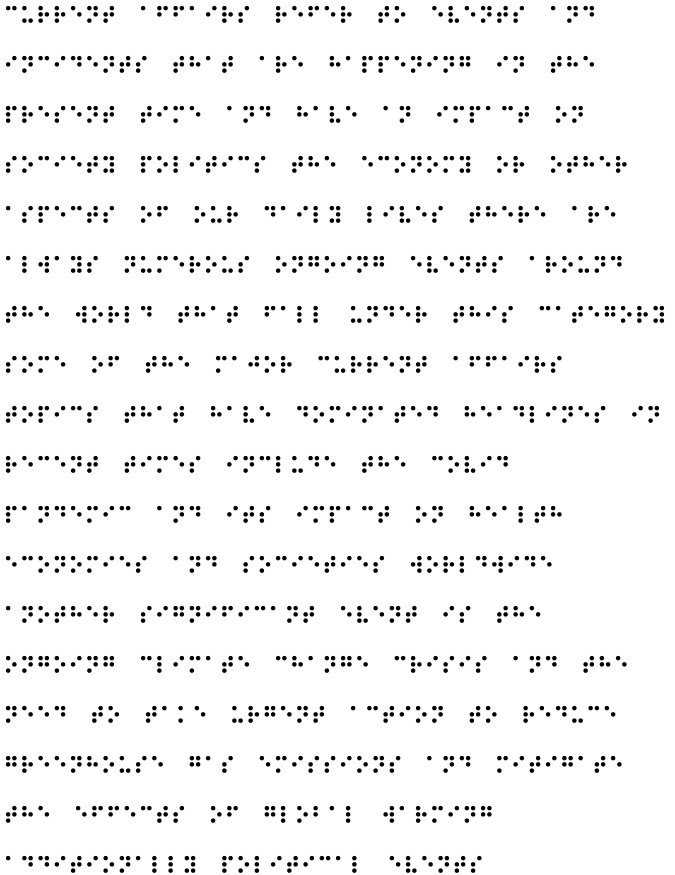
#> input picture Version 2/braille.png, 2700 x 3500 px (shown at 1/4 size)
$ python generate_dataset.py
#> lines starting #> are read from the running program, lines starting #| are printed output that depends on the picture; after the words box and inside, x2 and y2 are one past the last pixel; in counts of white or black regions, pixels touching at a corner belong together
import cv2
import numpy as np
import math
import os

# -------------------------------
# BRAILLE DICTIONARY (For Auto-Labeling)
# -------------------------------
braille = {
    (1, 0, 0, 0, 0, 0): 'A', (1, 1, 0, 0, 0, 0): 'B', (1, 0, 0, 1, 0, 0): 'C', (1, 0, 0, 1, 1, 0): 'D',
    (1, 0, 0, 0, 1, 0): 'E', (1, 1, 0, 1, 0, 0): 'F', (1, 1, 0, 1, 1, 0): 'G', (1, 1, 0, 0, 1, 0): 'H',
    (0, 1, 0, 1, 0, 0): 'I', (0, 1, 0, 1, 1, 0): 'J', (1, 0, 1, 0, 0, 0): 'K', (1, 1, 1, 0, 0, 0): 'L',
    (1, 0, 1, 1, 0, 0): 'M', (1, 0, 1, 1, 1, 0): 'N', (1, 0, 1, 0, 1, 0): 'O', (1, 1, 1, 1, 0, 0): 'P',
    (1, 1, 1, 1, 1, 0): 'Q', (1, 1, 1, 0, 1, 0): 'R', (0, 1, 1, 1, 0, 0): 'S', (0, 1, 1, 1, 1, 0): 'T',
    (1, 0, 1, 0, 0, 1): 'U', (1, 1, 1, 0, 0, 1): 'V', (0, 1, 0, 1, 1, 1): 'W', (1, 0, 1, 1, 0, 1): 'X',
    (1, 0, 1, 1, 1, 1): 'Y', (1, 0, 1, 0, 1, 1): 'Z'
}

# Create dataset directories
os.makedirs("dataset", exist_ok=True)
for letter in braille.values():
    os.makedirs(f"dataset/{letter}", exist_ok=True)

# -------------------------------
# LOAD & PREPROCESS
# -------------------------------
img = cv2.imread("braille.png")
#> img is the input picture: shape (3500, 2700, 3); values 10 (black) and 255 (white), 95.8% white; 1553 black regions, largest, box (x1, y1, x2, y2) and area: (23, 23, 42, 42) 253, (48, 23, 67, 42) 253, (88, 23, 107, 42) 253
gray = cv2.cvtColor(img, cv2.COLOR_BGR2GRAY)
blur = cv2.GaussianBlur(gray, (5, 5), 0)
_, th = cv2.threshold(blur, 180, 255, cv2.THRESH_BINARY_INV)
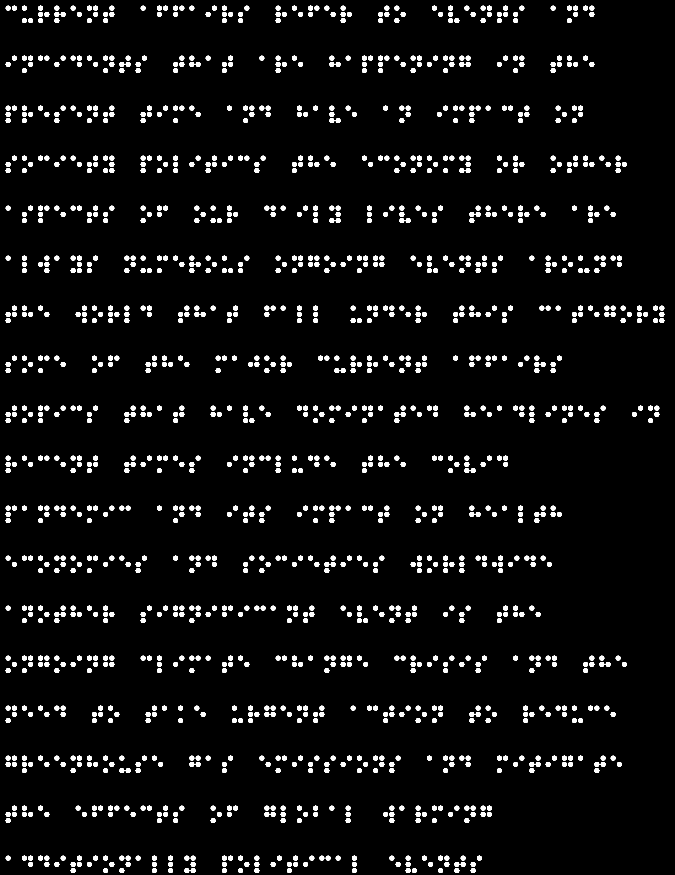
#> th: shape (3500, 2700) (shown at 1/4 size); 4.7% white; 1553 white regions, largest, box (x1, y1, x2, y2) and area: (23, 23, 42, 42) 285, (48, 23, 67, 42) 285, (88, 23, 107, 42) 285

# Find Dots
num, labels, stats, centroids = cv2.connectedComponentsWithStats(th)
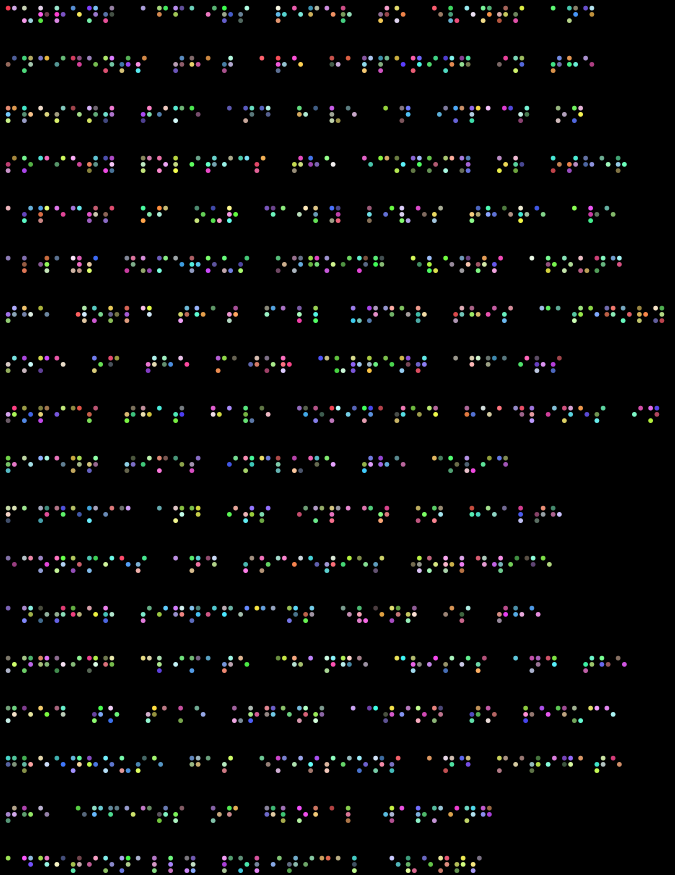
#> labels: shape (3500, 2700) int32 (shown at 1/4 size); 1554 distinct labels, from 0 to 1553; one colour per label, 0 black
#> num = 1554; stats = 1554 rows, first 6: [0, 0, 2700, 3500, 9007395], [23, 23, 19, 19, 285], [48, 23, 19, 19, 285], [88, 23, 19, 19, 285], [153, 23, 19, 19, 285], [218, 23, 19, 19, 285]; centroids = 1554 pairs, first value 32 to 2647, second value 32 to 3482
dots = [centroids[i] for i in range(1, num) if 20 < stats[i, cv2.CC_STAT_AREA] < 2500]
#> dots = 1553 pairs, first value 32 to 2647, second value 32 to 3482

# Spacing Calculation
nnd = [min([math.hypot(d1[0] - d2[0], d1[1] - d2[1]) for j, d2 in enumerate(dots) if i != j]) for i, d1 in
       enumerate(dots)]
#> nnd = 1553 values, max 69.64 at index 355, min 25 at index 0, mean 29.05
base_dist = np.median(nnd)
#> base_dist = 25

dxs = [abs(d1[0] - d2[0]) for d1 in dots for d2 in dots if
       0 < abs(d1[0] - d2[0]) < base_dist * 2.5 and abs(d1[1] - d2[1]) < base_dist * 0.6]
#> dxs = 1164 values, max 40 at index 2, min 25 at index 0, mean 32.22
dys = [abs(d1[1] - d2[1]) for d1 in dots for d2 in dots if
       0 < abs(d1[1] - d2[1]) < base_dist * 2.5 and abs(d1[0] - d2[0]) < base_dist * 0.6]
#> dys = 1242 values, max 50 at index 0, min 25 at index 1, mean 32.85

d_x, d_y = int(np.median(dxs)), int(np.median(dys))
#> d_x = 25; d_y = 25

# Group into Lines
dots.sort(key=lambda d: d[1])
lines, curr_line = [], [dots[0]]
#> lines = []; curr_line = [[32, 32]]
for d in dots[1:]:
    if d[1] - curr_line[-1][1] > d_y * 1.8:
        lines.append(curr_line)
        curr_line = [d]
    else:
        curr_line.append(d)
#> this loop made 1552 passes
#> d on passes 1 to 6: [57, 32], [97, 32], [162, 32], [227, 32], [292, 32], [357, 32]
#> after the loop, curr_line = 77 pairs, first value 32 to 1917, second value 3432 to 3482; lines = 17 items
lines.append(curr_line)


def cluster_vals(vals, threshold):
    vals = sorted(vals)
    clusters, curr = [], [vals[0]]
    for v in vals[1:]:
        if v - curr[-1] <= threshold:
            curr.append(v)
        else:
            clusters.append(int(np.mean(curr))); curr = [v]
    clusters.append(int(np.mean(curr)))
    return clusters


# -------------------------------
# CROP AND SAVE IMAGES
# -------------------------------
saved_count = 0
for line_dots in lines:
    line_dots.sort(key=lambda d: d[0])

    chars, curr_char = [], [line_dots[0]]
    for d in line_dots[1:]:
        if d[0] - curr_char[-1][0] > d_x * 1.5:
            chars.append(curr_char)
            curr_char = [d]
        else:
            curr_char.append(d)
    chars.append(curr_char)

    y_clusters = cluster_vals([d[1] for d in line_dots], threshold=d_y * 0.6)
    y_rows = [y_clusters[0]]
    if len(y_clusters) > 1:
        if y_clusters[1] - y_rows[0] > d_y * 1.5:
            y_rows.extend([y_rows[0] + d_y, y_clusters[1]])
        else:
            y_rows.append(y_clusters[1])
            y_rows.append(y_clusters[2] if len(y_clusters) > 2 else y_rows[1] + d_y)
    else:
        y_rows.extend([y_rows[0] + d_y, y_rows[0] + 2 * d_y])
    y_rows = y_rows[:3]

    for char_dots in chars:
        x_clusters = cluster_vals([d[0] for d in char_dots], threshold=d_x * 0.6)
        x0 = x_clusters[0]
        x_cols = [x0, x0 + d_x]

        pattern = [0] * 6
        for d in char_dots:
            c_idx = 0 if abs(d[0] - x_cols[0]) < abs(d[0] - x_cols[1]) else 1
            r_diffs = [abs(d[1] - yr) for yr in y_rows]
            r_idx = r_diffs.index(min(r_diffs))
            pattern[c_idx * 3 + r_idx] = 1

        letter = braille.get(tuple(pattern), None)

        if letter:
            # Calculate bounding box with padding
            pad = 15
            x_min, x_max = max(0, x_cols[0] - pad), min(th.shape[1], x_cols[1] + pad)
            y_min, y_max = max(0, y_rows[0] - pad), min(th.shape[0], y_rows[2] + pad)

            # Crop and save
            crop = th[y_min:y_max, x_min:x_max]
            # Resize to standard 32x32 for ML
            crop = cv2.resize(crop, (32, 32))
            cv2.imwrite(f"dataset/{letter}/{saved_count}.png", crop)
            saved_count += 1
#> this loop made 18 passes
#> y_rows on passes 1 to 9: [32, 57, 82], [232, 257, 282], [432, 457, 482], [632, 657, 682], [832, 857, 882], [1032, 1057, 1082], [1232, 1257, 1282], [1432, 1457, 1482], [1632, 1657, 1682]
#> pass 1, `cv2.imwrite(f"dataset/{letter}/{saved_count}.png", crop)`:
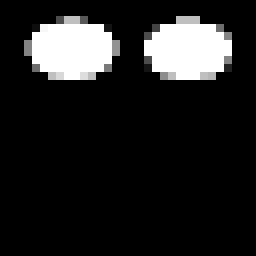
#> saved as 0.png: shape (32, 32) (shown 8 times larger); min 0, max 255, mean 33.1
#> pass 1, `cv2.imwrite(f"dataset/{letter}/{saved_count}.png", crop)`:
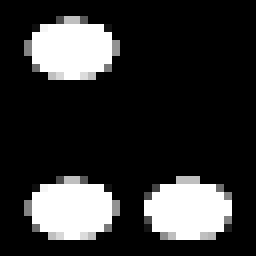
#> saved as 1.png: shape (32, 32) (shown 8 times larger); min 0, max 255, mean 49.7
#> pass 1, `cv2.imwrite(f"dataset/{letter}/{saved_count}.png", crop)`:
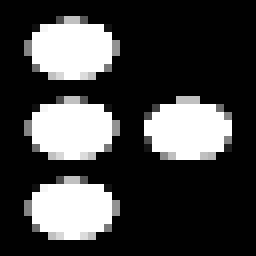
#> saved as 2.png: shape (32, 32) (shown 8 times larger); min 0, max 255, mean 66.3
#> pass 1, `cv2.imwrite(f"dataset/{letter}/{saved_count}.png", crop)`:
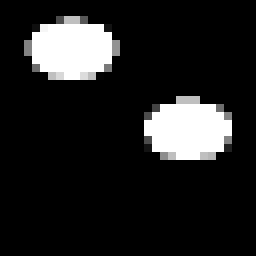
#> saved as 4.png: shape (32, 32) (shown 8 times larger); min 0, max 255, mean 33.1

print(f"Successfully generated {saved_count} labeled Braille training images!")
#| Successfully generated 537 labeled Braille training images!
